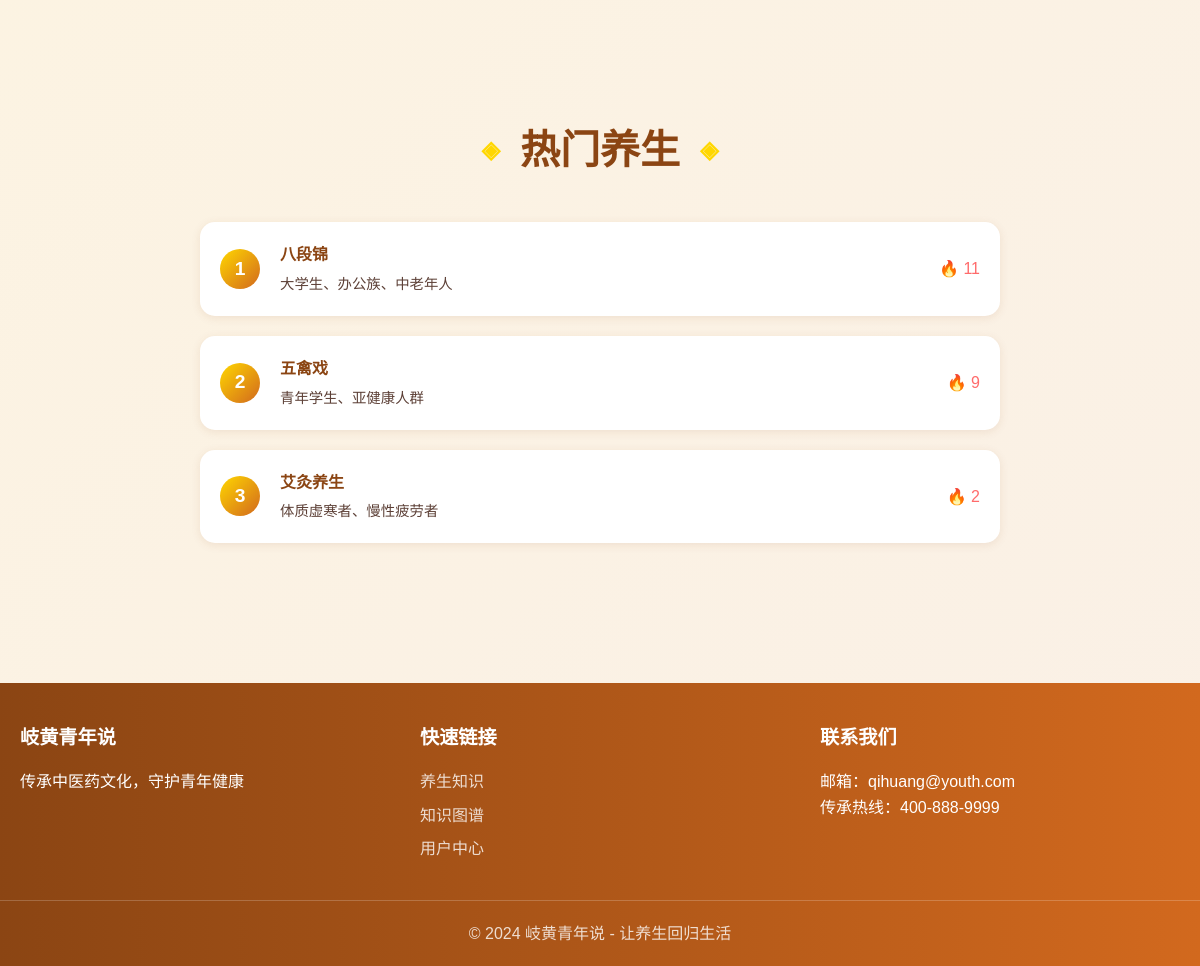
Before: / (lower part) with the older database file.
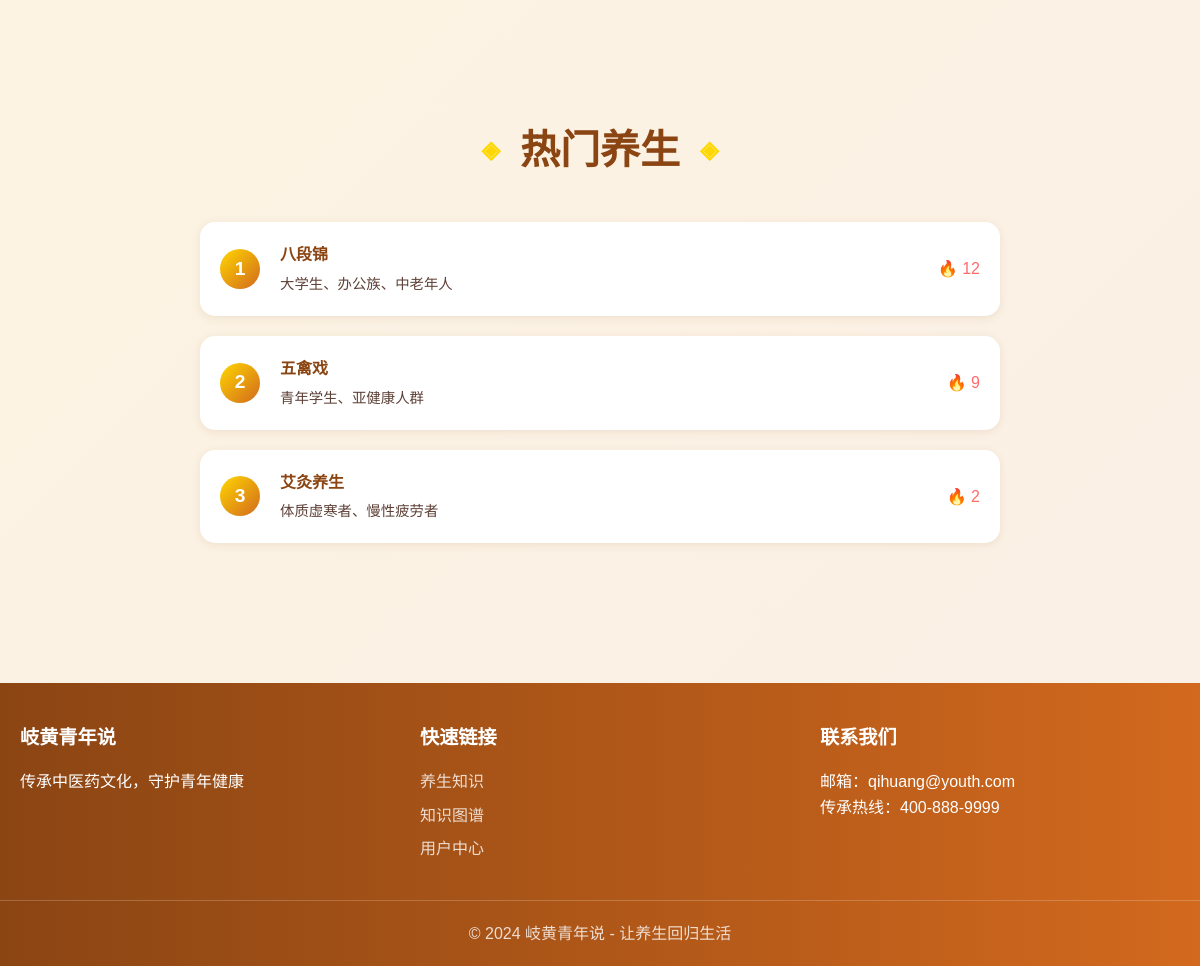
After: the same page with the newer database file.
### app.py (models this page shows)
class Knowledge(db.Model):
    id = db.Column(db.Integer, primary_key=True)
    title = db.Column(db.String(200), nullable=False)
    category = db.Column(db.String(50), nullable=False)
    content = db.Column(db.Text, nullable=False)
    benefits = db.Column(db.Text)
    precautions = db.Column(db.Text)
    suitable_crowd = db.Column(db.String(200))
    season = db.Column(db.String(50))
    view_count = db.Column(db.Integer, default=0)
    created_at = db.Column(db.DateTime, default=datetime.utcnow)
    favorites = db.relationship('Favorite', backref='knowledge', lazy=True, cascade='all, delete-orphan')
    comments = db.relationship('Comment', backref='knowledge', lazy=True, cascade='all, delete-orphan')

### app.py (the view, shortened to what this page needs)
@app.route('/')
def index():
    knowledges = Knowledge.query.all()
    popular = Knowledge.query.order_by(Knowledge.view_count.desc()).limit(3).all()
    recommendations = []
    if not recommendations:
        recommendations = Knowledge.query.order_by(db.func.random()).limit(3).all()
    return render_template('index.html',
                         knowledges=knowledges,
                         popular=popular,
                         recommendations=recommendations,
                         user_logged_in='user_id' in session,
                         username=session.get('username'))

### templates/index.html (shortened to what this page needs)
<!DOCTYPE html>
<html lang="zh-CN">
<head>
    <link rel="stylesheet" href="/static/style.css">
</head>
<body>
    <section class="popular-content">
        <div class="container">
            <h2 class="section-title">
                <span class="title-decorator">◈</span>
                热门养生
                <span class="title-decorator">◈</span>
            </h2>
            <div class="popular-grid">
                {% for item in popular %}
                <div class="popular-card">
                    <span class="rank-badge">{{ loop.index }}</span>
                    <div class="popular-info">
                        <h4>{{ item.title }}</h4>
                        <p>{{ item.suitable_crowd }}</p>
                    </div>
                    <span class="hot-indicator">🔥 {{ item.view_count }}</span>
                </div>
                {% endfor %}
            </div>
        </div>
    </section>
    <footer class="footer">
        <div class="footer-content">
            <div class="footer-section">
                <h5>岐黄青年说</h5>
                <p>传承中医药文化，守护青年健康</p>
            </div>
            <div class="footer-section">
                <h5>快速链接</h5>
                <a href="#knowledge">养生知识</a>
                <a href="#graph">知识图谱</a>
                <a href="/login">用户中心</a>
            </div>
            <div class="footer-section">
                <h5>联系我们</h5>
                <p>邮箱：qihuang@youth.com</p>
                <p>传承热线：400-888-9999</p>
            </div>
        </div>
        <div class="footer-bottom">
            <p>© 2024 岐黄青年说 - 让养生回归生活</p>
        </div>
    </footer>
</body>
</html>

### static/style.css (style rules this page uses)
:root { --primary-color: #8B4513; --secondary-color: #D2691E; --accent-color: #FFD700; --text-dark: #2C1810; --text-light: #5D4037; --bg-light: #FFF8DC; --bg-cream: #FAF0E6; --border-color: #D4A574; --success-color: #4CAF50; --error-color: #F44336; --shadow: 0 2px 10px rgba(139, 69, 19, 0.1); --shadow-hover: 0 5px 20px rgba(139, 69, 19, 0.15); }
* { margin: 0; padding: 0; box-sizing: border-box; }
body { font-family: 'PingFang SC', 'Microsoft YaHei', sans-serif; line-height: 1.6; color: var(--text-dark); background: linear-gradient(135deg, #FFF8DC 0%, #FAF0E6 100%); min-height: 100vh; }
.container { max-width: 1200px; margin: 0 auto; padding: 0 20px; }
.section-title { text-align: center; font-size: 2.5rem; margin: 60px 0 40px; color: var(--primary-color); display: flex; align-items: center; justify-content: center; gap: 20px; }
.title-decorator { font-size: 1.5rem; color: var(--accent-color); }
.popular-content { padding: 60px 0; }
.popular-grid { display: flex; flex-direction: column; gap: 20px; max-width: 800px; margin: 0 auto; }
.popular-card { display: flex; align-items: center; gap: 20px; padding: 20px; background: white; border-radius: 15px; box-shadow: var(--shadow); transition: all 0.3s ease; }
.rank-badge { width: 40px; height: 40px; background: linear-gradient(135deg, var(--accent-color), var(--secondary-color)); border-radius: 50%; display: flex; align-items: center; justify-content: center; font-weight: bold; color: white; font-size: 1.2rem; }
.popular-info { flex: 1; }
.popular-info h4 { color: var(--primary-color); margin-bottom: 5px; }
.popular-info p { color: var(--text-light); font-size: 0.9rem; }
.hot-indicator { color: #FF6B6B; font-weight: 500; }
.footer { background: linear-gradient(90deg, var(--primary-color), var(--secondary-color)); color: white; padding: 40px 0 20px; margin-top: 80px; }
.footer-content { max-width: 1200px; margin: 0 auto; padding: 0 20px; display: grid; grid-template-columns: repeat(auto-fit, minmax(250px, 1fr)); gap: 40px; }
.footer-section h5 { margin-bottom: 15px; font-size: 1.2rem; }
.footer-section a { color: rgba(255,255,255,0.8); text-decoration: none; display: block; margin-bottom: 8px; transition: color 0.3s; }
.footer-bottom { text-align: center; margin-top: 30px; padding-top: 20px; border-top: 1px solid rgba(255,255,255,0.2); color: rgba(255,255,255,0.8); }

Changed rows visible on the page:
changed Knowledge "八段锦": view_count "11" → "12"
